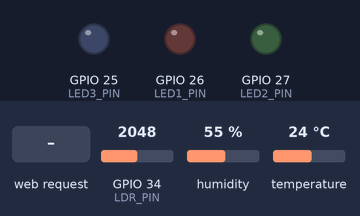
A sketch run on a simulated ESP32. Shown: output pins drawn as LEDs (lit = HIGH). Inputs (shaded band) come from the test bench; at power-on: GPIO 34 (LDR_PIN) = 2048, humidity 55 %, temperature 24 °C. WiFi joins after 1.5 s; servers stay silent unless stated; what the sketch prints to the serial monitor is not drawn.

Above: at 2.7 s.
2.8 s: HTTP request GET /toggle/1 received
At 4.0 s:
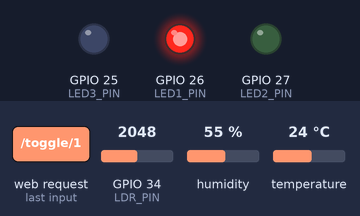
4.3 s: HTTP request GET /toggle/2 received
At 4.9 s:
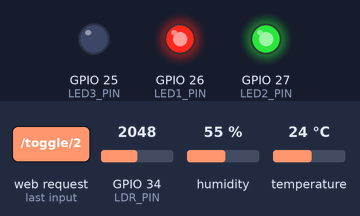
5.8 s: HTTP request GET /toggle/3 received
At 6.3 s:
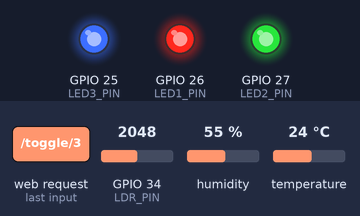
7.3 s: HTTP request GET /toggle/1 received
At 8.4 s:
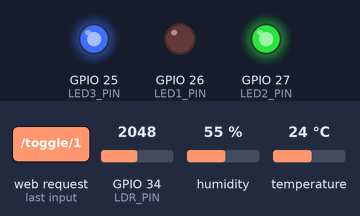
8.8 s: HTTP request GET /toggle/2 received
At 9.8 s:
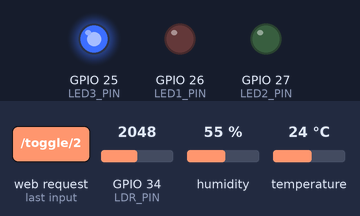
Timing chart, 0 to 11.3 s (numbered marks = the images above; inputs shaded):
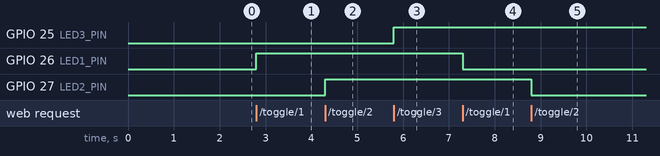

Measured:
- after the input at 2.8 s, GPIO 26 (LED1_PIN): LOW → HIGH at once
- after the input at 4.3 s, GPIO 27 (LED2_PIN): LOW → HIGH at once
- after the input at 5.8 s, GPIO 25 (LED3_PIN): LOW → HIGH at once
- after the input at 7.3 s, GPIO 26 (LED1_PIN): HIGH → LOW at once
- after the input at 8.8 s, GPIO 27 (LED2_PIN): HIGH → LOW at once

The sketch:

sketch_wokwi.ino
```cpp
#include <WiFi.h>
#include <WebServer.h>
#include "DHT.h"

#define WIFI_SSID     "Wokwi-GUEST"
#define WIFI_PASSWORD ""
#define WIFI_CHANNEL  6

#define LED1_PIN 26
#define LED2_PIN 27
#define LED3_PIN 25

#define DHTPIN   15
#define DHTTYPE  DHT22
#define LDR_PIN  34

DHT dht(DHTPIN, DHTTYPE);
WebServer server(80);

bool led1State = false;
bool led2State = false;
bool led3State = false;

void sendHtml() {
  float temp  = dht.readTemperature();
  float humi  = dht.readHumidity();
  int   light = map(analogRead(LDR_PIN), 0, 4095, 0, 100);

  String response = R"rawhtml(
<!DOCTYPE html><html>
<head>
  <title>ESP32 IoT Dashboard</title>
  <meta name="viewport" content="width=device-width, initial-scale=1">
  <meta http-equiv="refresh" content="3">
  <style>
    body { font-family: sans-serif; text-align: center; padding: 1em; }
    h1   { margin-bottom: 1em; }
    .sensors { display: flex; justify-content: center; gap: 1.5em; margin-bottom: 2em; }
    .card { background: #f0f0f0; border-radius: 8px; padding: 1em 1.5em; min-width: 90px; }
    .card h3 { margin: 0 0 .3em; font-size: .85em; color: #555; text-transform: uppercase; }
    .card p  { margin: 0; font-size: 2em; font-weight: bold; }
    .leds { display: grid; grid-template-columns: repeat(3, 1fr); gap: 1em; max-width: 380px; margin: auto; }
    .leds h2 { margin: 0; font-size: .95em; }
    .btn { display: block; color: #fff; padding: .5em; font-size: 1.5em;
           text-decoration: none; border-radius: 4px; }
    .on  { background: #4CAF50; }
    .off { background: #555; }
  </style>
</head>
<body>
  <h1>ESP32 IoT Dashboard</h1>
  <div class="sensors">
    <div class="card"><h3>Nhiet do</h3><p>TEMP &deg;C</p></div>
    <div class="card"><h3>Do am</h3><p>HUMI %</p></div>
    <div class="card"><h3>Anh sang</h3><p>LIGHT %</p></div>
  </div>
  <div class="leds">
    <h2>LED 1 (26)</h2><h2>LED 2 (27)</h2><h2>LED 3 (25)</h2>
    <a href="/toggle/1" class="btn CLS1">ST1</a>
    <a href="/toggle/2" class="btn CLS2">ST2</a>
    <a href="/toggle/3" class="btn CLS3">ST3</a>
  </div>
</body>
</html>
)rawhtml";

  response.replace("TEMP",  isnan(temp) ? "--" : String(temp,  1));
  response.replace("HUMI",  isnan(humi) ? "--" : String(humi,  1));
  response.replace("LIGHT", String(light));
  response.replace("ST1",   led1State ? "ON" : "OFF");
  response.replace("ST2",   led2State ? "ON" : "OFF");
  response.replace("ST3",   led3State ? "ON" : "OFF");
  response.replace("CLS1",  led1State ? "on" : "off");
  response.replace("CLS2",  led2State ? "on" : "off");
  response.replace("CLS3",  led3State ? "on" : "off");
  server.send(200, "text/html", response);
}

void setup() {
  Serial.begin(115200);

  pinMode(LED1_PIN, OUTPUT);
  pinMode(LED2_PIN, OUTPUT);
  pinMode(LED3_PIN, OUTPUT);
  digitalWrite(LED1_PIN, LOW);
  digitalWrite(LED2_PIN, LOW);
  digitalWrite(LED3_PIN, LOW);

  dht.begin();

  WiFi.begin(WIFI_SSID, WIFI_PASSWORD, WIFI_CHANNEL);
  Serial.print("Connecting to WiFi");
  while (WiFi.status() != WL_CONNECTED) {
    delay(100);
    Serial.print(".");
  }
  Serial.println(" Connected! IP: " + WiFi.localIP().toString());

  server.on("/", sendHtml);
  server.on("/toggle/1", []() { led1State = !led1State; digitalWrite(LED1_PIN, led1State); sendHtml(); });
  server.on("/toggle/2", []() { led2State = !led2State; digitalWrite(LED2_PIN, led2State); sendHtml(); });
  server.on("/toggle/3", []() { led3State = !led3State; digitalWrite(LED3_PIN, led3State); sendHtml(); });

  server.begin();
  Serial.println("HTTP server started");
}

void loop() {
  server.handleClient();
  delay(2);
}
```
